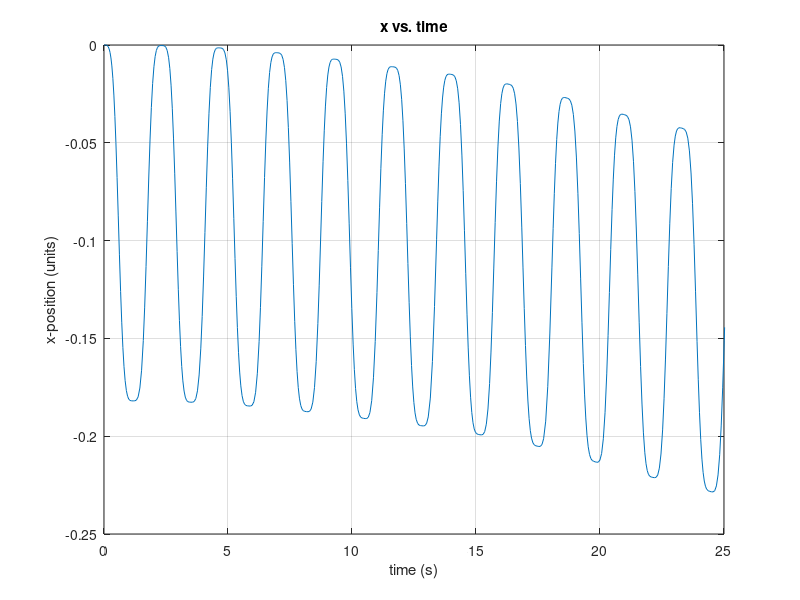
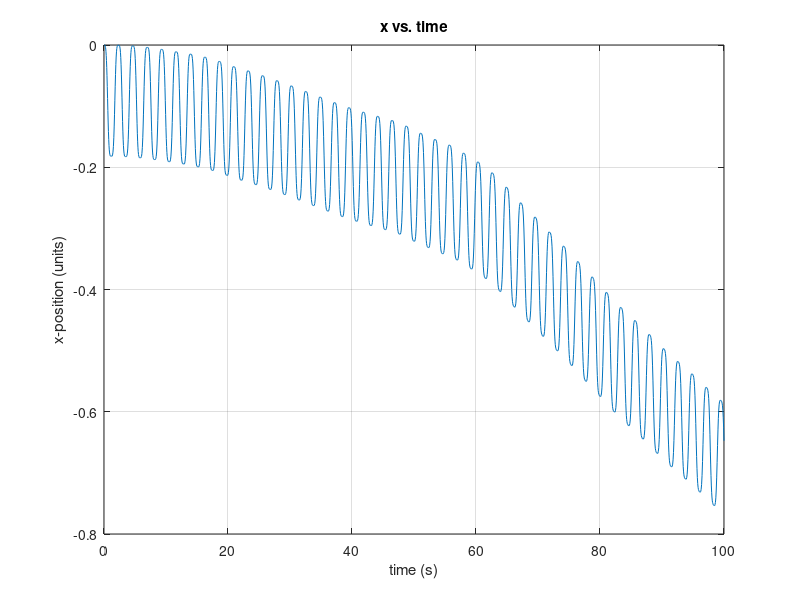
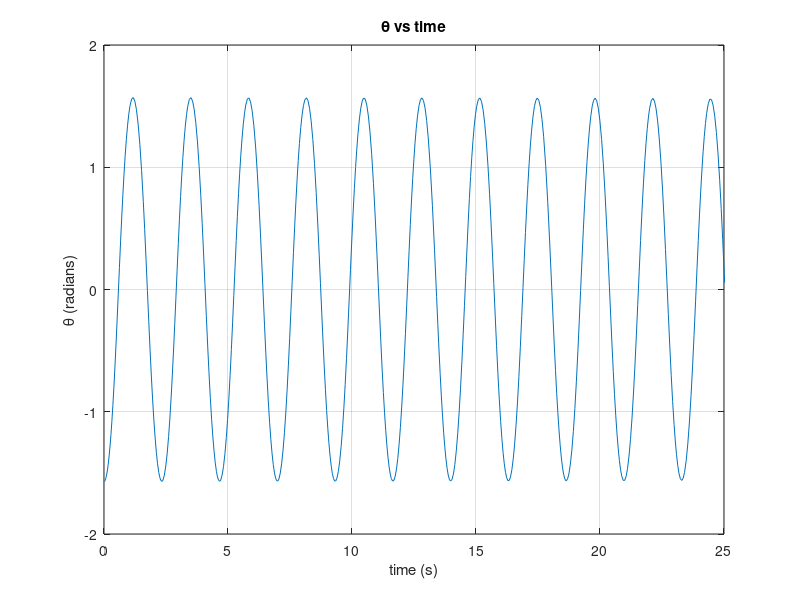
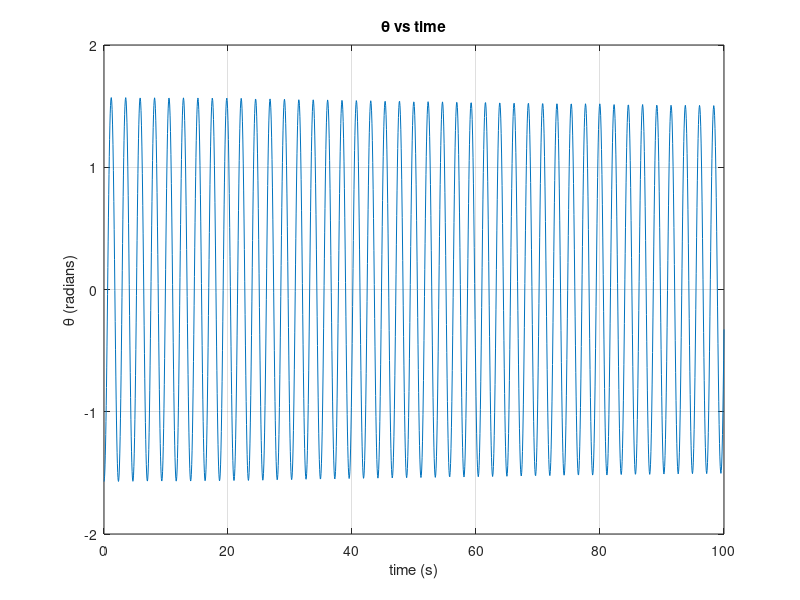

Here is the MATLAB script that generated these plots, in order:
%%  AE 352 HW 6 
%   Problem 3
%   Author: Max Feinberg
%   Simulates the motion of a ball rolling in a hemisphere
function main
clear all; close all; clear figure; clc;

t0 = 0;         % initial time
tf = 100;        % final time
y0 = [0; 0; -1*pi/2; 0; ];   % initial conditions

[t,y] = ode45(@diff1,[t0 tf],y0);

figure(1)
plot(t(1:550),y(1:550,1));
xlabel('time (s)');
ylabel('x-position (units)');
title('x vs. time');
xlim([0,25]);
grid on
print -depsc xShort

figure(2)
plot(t,y(:,1));
xlabel('time (s)');
ylabel('x-position (units)');
title('x vs. time');
grid on

print -depsc xLong


figure(3)
plot(t(1:550),y(1:550,3));
xlabel('time (s)');
ylabel('\theta (radians)');
title('\theta vs time');
xlim([0, 25]);
grid on

print -depsc thetaShort

figure(4)
plot(t,y(:,3));
xlabel('time (s)');
ylabel('\theta (radians)');
title('\theta vs time');
grid on

print -depsc thetaLong

y0_EC = [0; 0; -1*pi/2; 0; pi/2; 0];
[u,z] = ode45(@diff2,[t0 5],y0_EC);


figure(5)
plot(u,z(:,1), 'k-');
xlabel('time (s)');
ylabel('x (units)');
title('x vs time');
grid on
print -depsc xEC 

figure(6)
plot(u,z(:,3), 'r-', u,z(:,5), 'b-');
xlabel('time (s)');
ylabel('\theta (radians)');
title('\theta vs time');
legend('\theta_1', '\theta_2');
grid on

print -depsc thetaEC
end

function state = diff1(t,y)
g = -9.81;% m/s^2
m = 10;   % kg
M = 100;  % kg
R = 1;    % units
% ===================
ddot_X = (R*y(4)^2*m*sin(y(3))-m*g*sin(y(3))*cos(y(3))) ...
          /(M+m-m*cos(y(3))^2*R);
state = [y(2); ddot_X; y(4); (-1 * ddot_X*cos(y(3))+g*sin(y(3)))/R]; 
end

function state = diff2(u,y)
g = -9.81;% m/s^2
m1 = 10;  % kg
m2 = 1;   % kg
M = 100;  % kg
R = 1;    % units
% ===================
ddot_X = (R*y(4)^2*m1*sin(y(3))+R*y(6)^2*m2*sin(y(5)) ...
          - m1*g*sin(y(3))*cos(y(3))-m2*g*sin(y(5))*cos(y(5))) ...
          /(M+m1+m2-m1*cos(y(3))^2*R - m2*cos(y(5))^2*R );
state = [y(2); ddot_X; y(4); (-1 * ddot_X*cos(y(3))+g*sin(y(3)))/R; y(6);...
          (-1 * ddot_X*cos(y(5))+g*sin(y(5)))/R]; 
end